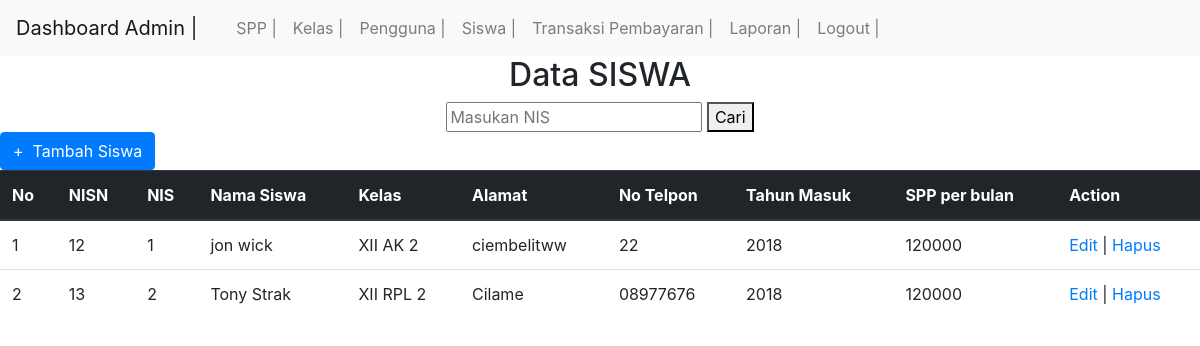
Page /dump/siswa.php (signed in) on the committed database.
### tables this page shows
CREATE TABLE `siswa` (
  `nisn` varchar(11) NOT NULL,
  `nis` varchar(11) NOT NULL,
  `nama` varchar(35) NOT NULL,
  `id_kelas` int(10) NOT NULL,
  `alamat` text NOT NULL,
  `no_telp` varchar(30) NOT NULL,
  `id_spp` int(11) NOT NULL
);

CREATE TABLE `kelas` (
  `id_kelas` int(10) NOT NULL,
  `nama_kelas` varchar(11) NOT NULL,
  `kompetensi_keahlian` varchar(50) NOT NULL
);

CREATE TABLE `spp` (
  `id_spp` int(11) NOT NULL,
  `tahun` int(11) NOT NULL,
  `nominal` int(11) NOT NULL
);

### dump/siswa.php (the view, shortened to what this page needs)
<!DOCTYPE html>
<html>
<body>
	<?php
  include ('header2.php');
?>
	<center>
    <h2>Data SISWA</h2>
	</center>
	 <form action="<?php echo $_SERVER["PHP_SELF"];?>" method="post">
	 <center>
    <div>
        <?php
        $kata_kunci="";
        ?>
        <input type="text" name="kata_kunci" value="<?php echo $kata_kunci;?>" placeholder="Masukan NIS"/>
    <button type="submit">Cari</button>
    </div>
	</center>
    </form>
	<a class="btn btn-primary" href="tambah_siswa.php" role="button">+ &nbsp;Tambah Siswa</a>
    <table class="table">
    <thead class="thead-dark">
        <tr>
          <th scope="col">No</th>
          <th scope="col">NISN</th>
          <th scope="col">NIS</th>
		  <th scope="col">Nama Siswa</th>
		  <th scope="col">Kelas</th>
		  <th scope="col">Alamat</th>
		  <th scope="col">No Telpon</th>
		  <th scope="col">Tahun Masuk</th>
		  <th scope="col">SPP per bulan</th>
          <th>Action</th>
        </tr>
    </thead>
    <tbody>
	<?php
        if (isset($_POST['kata_kunci'])) {
            $kata_kunci=trim($_POST['kata_kunci']);
            $query="select * from siswa,spp,kelas where siswa.nis like '%".$kata_kunci."%' AND siswa.id_spp=spp.id_spp AND siswa.id_kelas=kelas.id_kelas order by nis asc";;
        }else {
            $query="select * from siswa,spp,kelas where siswa.id_spp=spp.id_spp AND siswa.id_kelas=kelas.id_kelas order by nis asc";
        }
      $result = mysqli_query($koneksi, $query);
      $no = 1;
      while($row = mysqli_fetch_assoc($result))
      {
      ?>
       <tr>
          <td><?php echo $no; ?></td>
          <td><?php echo $row['nisn']; ?></td>
		  <td><?php echo $row['nis']; ?></td>
		  <td><?php echo $row['nama']; ?></td>
		  <td><?php echo $row['nama_kelas']; ?></td>
		  <td><?php echo $row['alamat']; ?></td>
		  <td><?php echo $row['no_telp']; ?></td>
		  <td><?php echo $row['tahun']; ?></td>
          <td><?php echo substr($row['nominal'], 0, 20); ?></td>
          <td>
              <a href="edit_siswa.php?id=<?php echo $row['nisn']; ?>">Edit</a> |
              <a href="proses_hapussiswa.php?id=<?php echo $row['nisn']; ?>" onClick="return confirm('Anda yakin akan menghapus data ini?')">Hapus</a>
          </td>
      </tr>
      <?php
        $no++;
      }
      ?>
    </tbody>
    </table>
</body>
</html>

### rows in the picture
siswa: nisn "12", nis "1", nama "jon wick", id_kelas.nama_kelas "XII AK 2", alamat "ciembelitww", no_telp "22", id_spp.tahun "2018", id_spp.nominal "120000"
siswa: nisn "13", nis "2", nama "Tony Strak", id_kelas.nama_kelas "XII RPL 2", alamat "Cilame", no_telp "08977676", id_spp.tahun "2018", id_spp.nominal "120000"
